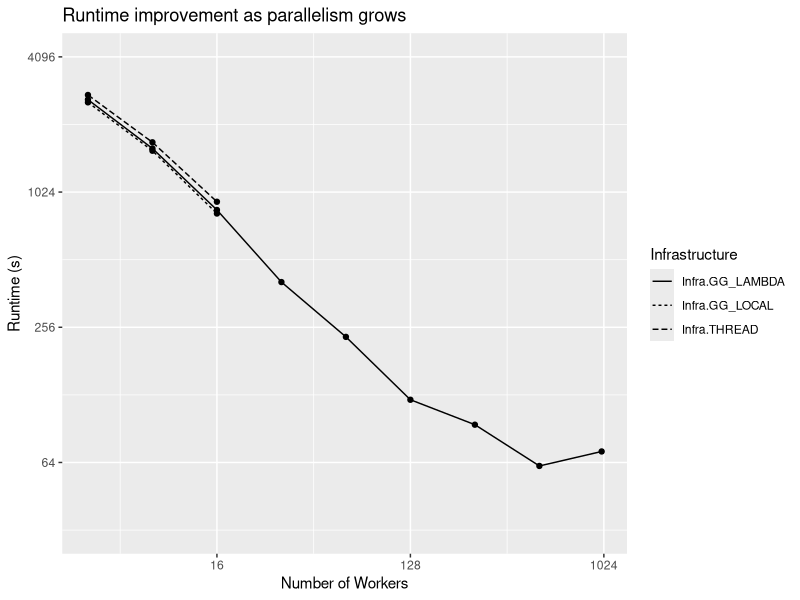
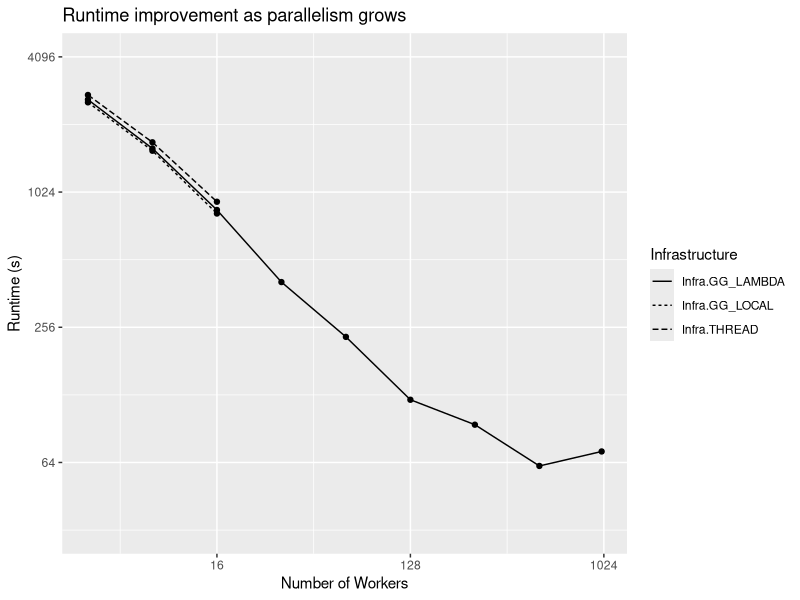

These charts were generated, in order, by the following R code:
library(tidyverse)

data <- read_csv("./data.csv")
benches <- c("2_6","4_2","3_5","4_5","5_5")
regex <- str_c(benches, collapse="|")
right_benches <- data %>% filter(grepl(regex, net))
no_outliers <- right_benches %>%
  filter(jobs < 32 | grepl("LAM", infra)) %>%
  # Outliers
  filter(trial != 0 | !grepl("2_6", net) | jobs !=512) %>%
  filter(trial != 0 | !grepl("3_5", net) | jobs !=1000) %>%
  filter(trial != 2 | !grepl("3_5", net) | jobs !=256) %>%
  filter(trial != 1 | !grepl("4_2", net) | jobs !=128) %>%
  filter(trial != 2 | !grepl("4_5", net) | jobs !=16) %>%
  filter(trial != 1 | !grepl("5_5", net) | jobs !=1000) %>%
  filter(trial != 1 | !grepl("5_5", net) | jobs !=512) %>%
  filter(hash != "76fe1c29" | !grepl("4_5", net) | jobs !=512)
no_outliers[no_outliers == 1024] <- 1000
series <- no_outliers %>%
  group_by(jobs,infra,divide_strategy,net) %>%
  summarise(rt_mean_trial = mean(runtime), rt_sd_trial = sd(runtime)) %>%
  group_by(jobs,infra,divide_strategy) %>%
  summarise(rt_mean_net = mean(rt_mean_trial), rt_sd_net = sd(rt_sd_trial))

#series[is.na(series)] <- 0
ggplot(series, aes(x = jobs, y = rt_mean_net, linetype = infra)) +
  geom_line() +
  geom_point() +
  scale_x_continuous(trans='log2') +
  scale_y_continuous(trans='log2', limits =c(32, 4096)) +
  labs(
    title = "Runtime improvement as parallelism grows",
    y = "Runtime (s)",
    x = "Number of Workers",
    linetype = "Infrastructure",
    color = "Split Strategy"
  )
ggsave("interval-split-scaling.png", width = 5, height = 4, units="in")    
